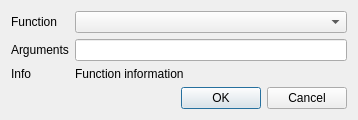
<?xml version="1.0" encoding="UTF-8"?>
<ui version="4.0">
 <class>NewTaskDialog</class>
 <widget class="QDialog" name="NewTaskDialog">
  <property name="geometry">
   <rect>
    <x>0</x>
    <y>0</y>
    <width>358</width>
    <height>114</height>
   </rect>
  </property>
  <property name="windowTitle">
   <string>Task settings</string>
  </property>
  <layout class="QVBoxLayout" name="verticalLayout">
   <item>
    <layout class="QFormLayout" name="formLayout">
     <item row="0" column="1">
      <widget class="QComboBox" name="func_comboBox"/>
     </item>
     <item row="0" column="0">
      <widget class="QLabel" name="label">
       <property name="text">
        <string>Function</string>
       </property>
      </widget>
     </item>
     <item row="1" column="1">
      <widget class="QLineEdit" name="func_args_lineEdit"/>
     </item>
     <item row="1" column="0">
      <widget class="QLabel" name="label_2">
       <property name="text">
        <string>Arguments</string>
       </property>
      </widget>
     </item>
     <item row="2" column="0">
      <widget class="QLabel" name="label_3">
       <property name="text">
        <string>Info</string>
       </property>
      </widget>
     </item>
     <item row="2" column="1">
      <widget class="QLabel" name="func_info">
       <property name="text">
        <string>Function information</string>
       </property>
      </widget>
     </item>
    </layout>
   </item>
   <item>
    <widget class="QDialogButtonBox" name="buttonBox">
     <property name="orientation">
      <enum>Qt::Horizontal</enum>
     </property>
     <property name="standardButtons">
      <set>QDialogButtonBox::Cancel|QDialogButtonBox::Ok</set>
     </property>
    </widget>
   </item>
  </layout>
 </widget>
 <resources/>
 <connections>
  <connection>
   <sender>buttonBox</sender>
   <signal>accepted()</signal>
   <receiver>NewTaskDialog</receiver>
   <slot>accept()</slot>
   <hints>
    <hint type="sourcelabel">
     <x>248</x>
     <y>254</y>
    </hint>
    <hint type="destinationlabel">
     <x>157</x>
     <y>274</y>
    </hint>
   </hints>
  </connection>
  <connection>
   <sender>buttonBox</sender>
   <signal>rejected()</signal>
   <receiver>NewTaskDialog</receiver>
   <slot>reject()</slot>
   <hints>
    <hint type="sourcelabel">
     <x>316</x>
     <y>260</y>
    </hint>
    <hint type="destinationlabel">
     <x>286</x>
     <y>274</y>
    </hint>
   </hints>
  </connection>
 </connections>
</ui>
